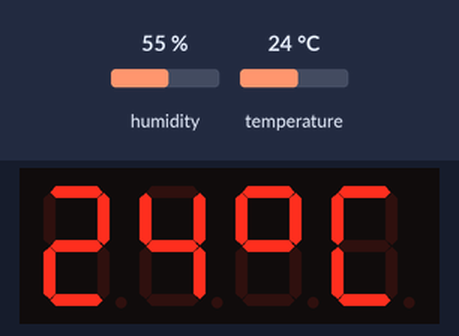
Simulated run of this sketch. Board: Arduino Uno, built with avr-gcc and run on an emulated ATmega328P. Shown: 4-digit seven-segment display. The inputs (shaded band) are chosen by the test bench; at power-on: temperature 24 °C, humidity 55 %.

Above: at 3.2 s.
3.3 s: temperature set to 12 °C
At 6.1 s:
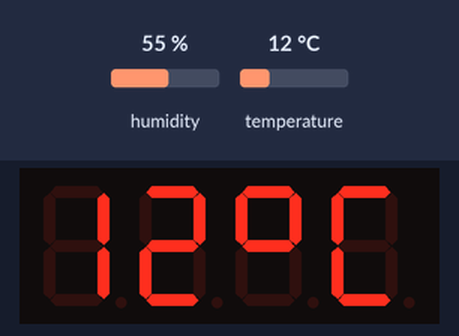
10.2 s: temperature set to 19 °C
At 14.0 s:
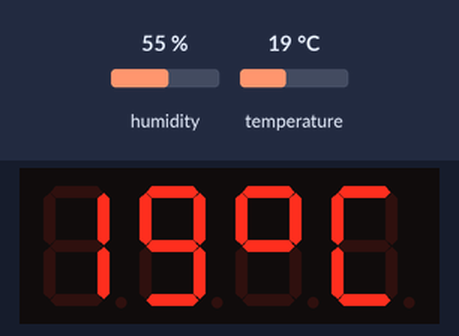
14.3 s: temperature set to 28 °C
At 16.3 s:
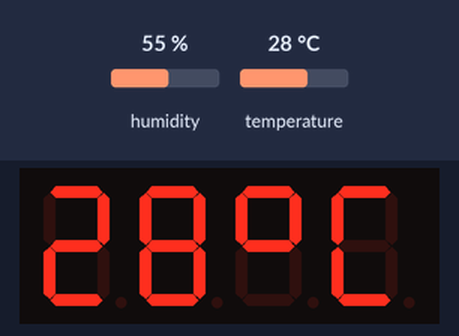
Timing chart, 0 to 17.8 s (numbered marks = the images above; inputs shaded):
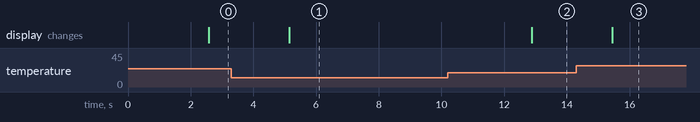

The sketch:

DHT11_TM1637Display.ino
```cpp
#include <TM1637Display.h>
#include <DHT11.h>
TM1637Display display(3,4);// CLK - PIN3 ... DIO - PIN4
DHT11 dht11(2); //DHT11 - PIN2
uint8_t celcius[] = {
 SEG_A|SEG_B|SEG_F|SEG_G,
 SEG_A|SEG_D|SEG_E|SEG_F};
void setup() {
    display.setBrightness(3);
    delay(2000);
}
void loop() {
    int temp = dht11.readTemperature();
    display.clear();
    display.showNumberDec(temp,false,2,0);
    display.setSegments(celcius,2,2);
    delay(2000);
}
```

Measured:
- after the input at 3.3 s, the display: changes after 1.8 s (image 1)
- after the input at 10.2 s, the display: changes after 2.7 s (image 2)
- after the input at 14.3 s, the display: changes after 1.1 s (image 3)
